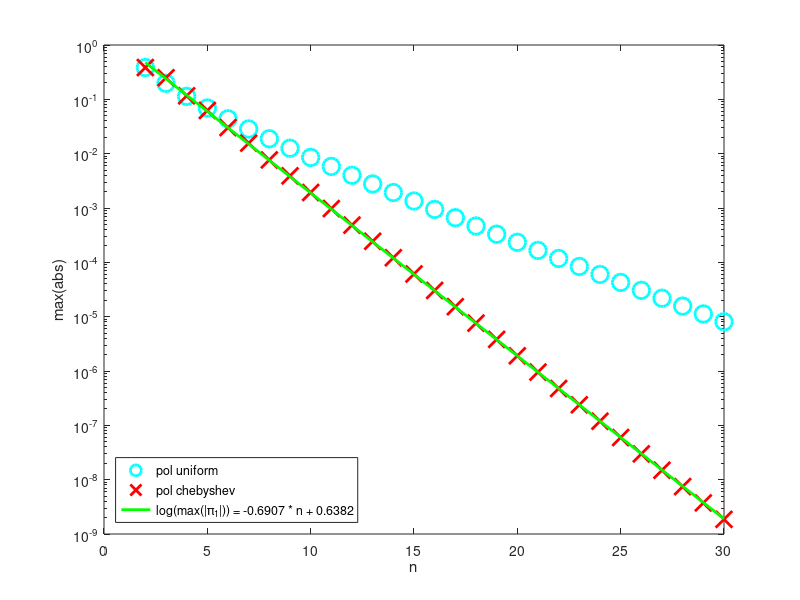
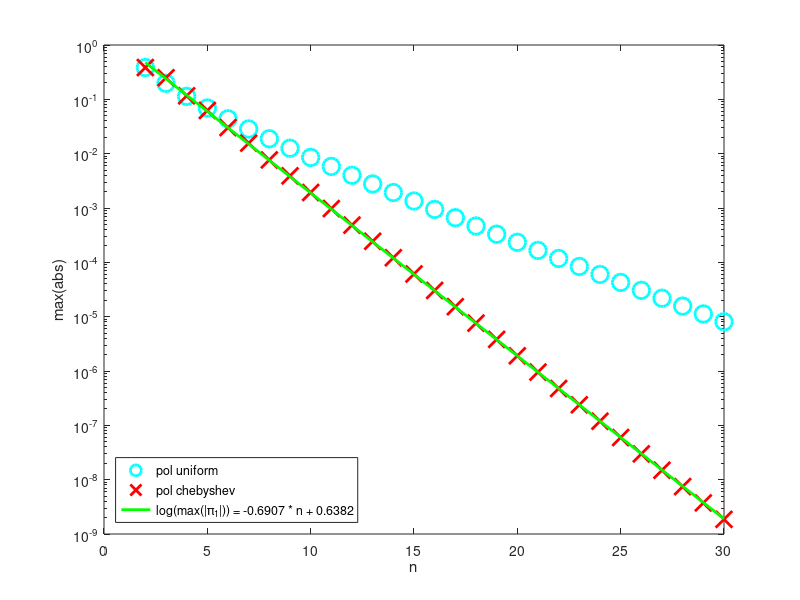

Source code (MATLAB) for these figures, in order:
function demo_03_runge
format long
lw = 'linewidth'; 
ms = 'markersize';
lspace = linspace(-1., 1., 10000);

max_uni = zeros(1, 29);  
max_cheb = zeros(1, 29); 
for n = 2:1:30
    x_uni = linspace(-1, 1, n+1);
    x_cheb = cos(linspace(-pi, 0, n+1));
    y_poly_uni = polynome(x_uni, lspace);
    y_poly_cheb = polynome(x_cheb, lspace);
    max_uni(n-1) = max(abs(y_poly_uni));
    max_cheb(n-1) = max(abs(y_poly_cheb));
end


%original_line=plot(lspace,1./(1+lspace.^2),'-k', lw,2);
%plot(x_uni, -0*ones(size(x_uni)), 'co', ms,12, lw,2);
%plot(x_uni, 1 ./ (1+x_uni.*x_uni), 'co', lw,2);
%plot(x_cheb, -0*ones(size(x_cheb)), 'rx', ms,12, lw,2);

semilogy(2:1:30, max_uni, 'co', ms, 12, lw, 2);  
hold on;
xlabel('n');
ylabel('max(abs)');

semilogy(2:1:30, max_cheb, 'rx', ms, 12, lw, 2);


coeff_cheb = polyfit(2:1:30, log(max_cheb), 1); 
fit_cheb = polyval(coeff_cheb, 2:1:30);
semilogy(2:1:30, exp(fit_cheb), 'g-', lw, 2);  


legend_text = sprintf('log(max(|\\pi_1|)) = %.4f * n + %.4f', coeff_cheb(1), coeff_cheb(2));

legend('pol uniform', 'pol chebyshev', legend_text, 'Location', 'southwest');

saveas(gcf, 'C:\\Users\\Pavel\\Documents\\MATLAB\\max_abs_cheb_mnk.png');
hold off;
saveas(gcf, 'C:\\Users\\Pavel\\Documents\\MATLAB\\max_abs_cheb_mnk.png');

function yi = polynome(x, xi)
    yi = prod(xi - x(:), 1); 
end

end
    
